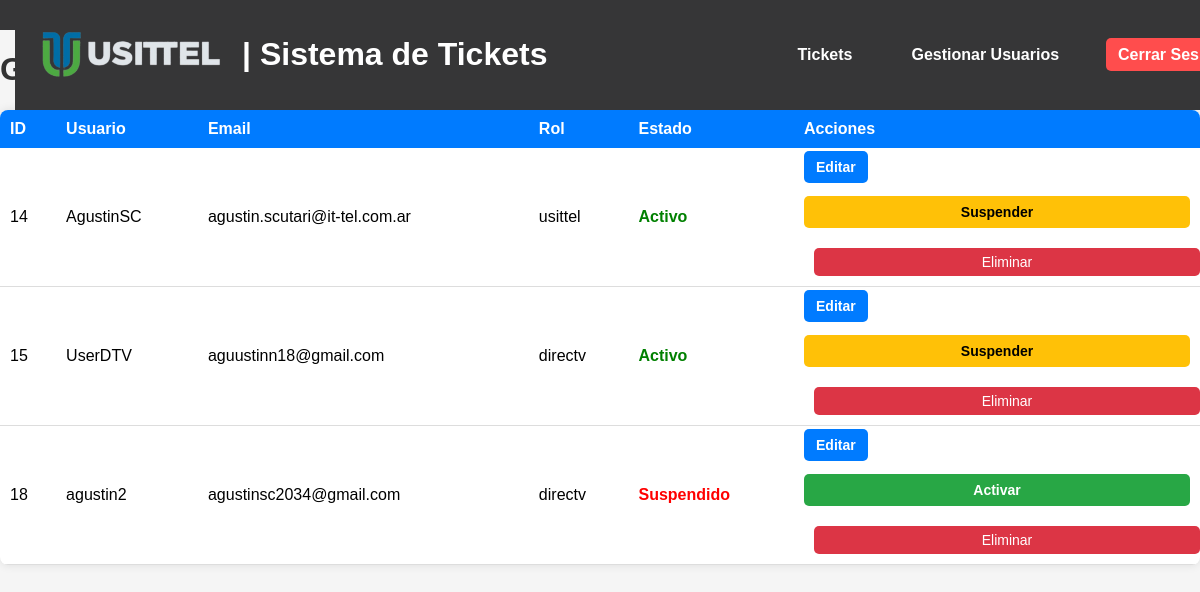
/users (signed in), run on an earlier commit of the app's database.
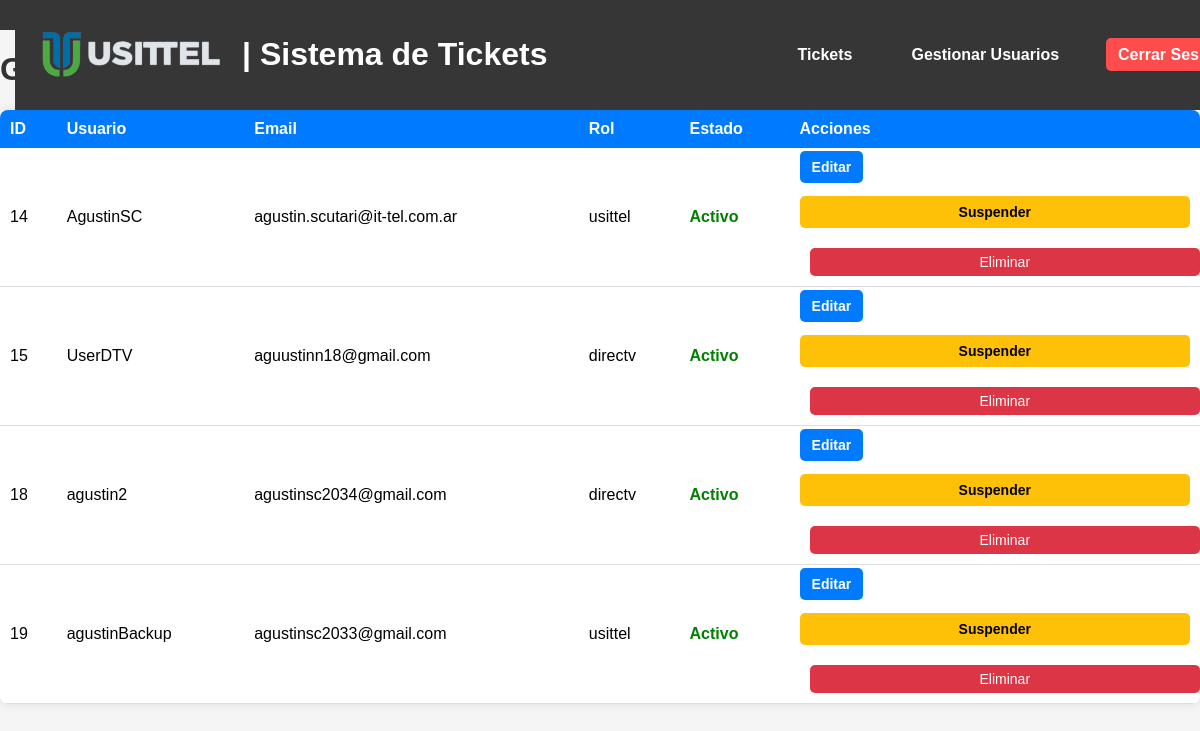
And on a later commit of the database.
### tables this page shows
CREATE TABLE "users" (
    id INTEGER PRIMARY KEY AUTOINCREMENT,
    username TEXT UNIQUE NOT NULL,
    password TEXT NOT NULL,
    email TEXT UNIQUE NOT NULL,
    role TEXT NOT NULL
, suspended INTEGER DEFAULT 0);

### app.py (the view)
@app.route('/users')
@login_required
def users():
    if current_user.role != 'usittel':
        flash("Acceso denegado.", "error")
        return redirect(url_for('tickets'))
    conn = get_db_connection()
    users = conn.execute('SELECT id, username, email, role, suspended FROM users').fetchall()
    conn.close()
    print("Usuarios cargados:", users)
    return render_template('users.html', users=users)

### app.py (called while the page is built)
def get_db_connection():
    conn = sqlite3.connect('database.db', timeout=10)  # Espera hasta 10 segundos si la base de datos está bloqueada
    conn.row_factory = sqlite3.Row
    return conn

@login_manager.user_loader
def load_user(user_id):
    conn = get_db_connection()
    user = conn.execute('SELECT * FROM users WHERE id = ?', (user_id,)).fetchone()
    conn.close()
    if user:
        return User(id=user['id'], username=user['username'], role=user['role'])
    return None

### templates/users.html (shortened to what this page needs)
{% extends "base.html" %}
{% block content %}
<h1>Gestión de Usuarios</h1>
<table>
    <thead>
        <tr>
            <th>ID</th>
            <th>Usuario</th>
            <th>Email</th>
            <th>Rol</th>
            <th>Estado</th>
            <th>Acciones</th>
        </tr>
    </thead>
    <tbody>
        {% for user in users %}
        <tr>
            <td>{{ user['id'] }}</td>
            <td>{{ user['username'] }}</td>
            <td>{{ user['email'] }}</td>
            <td>{{ user['role'] }}</td>
            <td>
                {% if user['suspended']|int == 1 %}
                <span style="color: red; font-weight: bold;">Suspendido</span>
                {% else %}
                <span style="color: green; font-weight: bold;">Activo</span>
                {% endif %}
            </td>
            <td>
                <a href="{{ url_for('edit_user', id=user['id']) }}" class="btn btn-edit">Editar</a>
                <form action="{{ url_for('suspend_user', id=user['id']) }}" method="POST" style="display:inline;">
                    {% if user['suspended'] == 0 %}
                    <button type="submit" class="btn btn-suspend confirm-suspend">Suspender</button>
                    {% else %}
                    <button type="submit" class="btn btn-activate confirm-suspend">Activar</button>
                    {% endif %}
                </form>
                <form action="{{ url_for('delete_user', id=user['id']) }}" method="POST" style="display:inline;">
                    <button type="submit" class="btn btn-delete confirm-delete">Eliminar</button>
                </form>
            </td>
        </tr>
        {% endfor %}
    </tbody>
</table>
{% endblock %}

### templates/base.html (shortened to what this page needs)
<!DOCTYPE html>
<html lang="es">
<head>
    <link rel="stylesheet" href="{{ url_for('static', filename='styles.css') }}">
</head>
<body>
    <header>
        {% include 'header.html' %}
    </header>
    <div class="container">
        {% block content %}{% endblock %}
    </div>
</body>
</html>

### templates/header.html (shortened to what this page needs)
<!DOCTYPE html>
<html lang="es">
<head>
    <link rel="stylesheet" href="{{ url_for('static', filename='styles.css') }}">
</head>
<body>
    <header class="navbar">
        <div class="container">
            <div class="logo-container">
                <img src="{{ url_for('static', filename='logo.png') }}" alt="Usittel Logo" class="logo-img">
                <h1 class="logo-text">| Sistema de Tickets</h1>
            </div>
            <nav>
                <ul>
                    <li><a href="{{ url_for('tickets') }}">Tickets</a></li>
                    {% if current_user.role == 'usittel' %}
                    <li><a href="{{ url_for('users') }}">Gestionar Usuarios</a></li>
                    {% endif %}
                    <li><a href="{{ url_for('logout') }}" class="logout-btn">Cerrar Sesión</a></li>
                </ul>
            </nav>
        </div>
    </header>
</body>
</html>

### static/styles.css (style rules this page uses)
body { font-family: Arial, sans-serif; margin: 0; padding: 0; background-color: #f5f5f5; }
header { background-color: #363637; color: white; padding: 15px; display: flex; justify-content: space-between; align-items: center; }
header nav a { color: white; text-decoration: none; margin-left: 15px; }
h1 { color: #333; }
button { width: 100%; background: #007bff; color: white; border: none; padding: 10px; margin-top: 20px; border-radius: 5px; cursor: pointer; font-size: 16px; }
.navbar nav ul { list-style: none; margin: 0; padding: 0; display: flex; }
.navbar nav ul li { margin-left: 20px; }
.navbar nav ul li a { color: white; text-decoration: none; font-size: 16px; }
.navbar { background: #363637; color: white; padding: 15px 20px; position: fixed; top: 0; width: 100%; z-index: 1000; display: flex; justify-content: center; align-items: center; }
.logo-text { color: white; }
.navbar .container { display: flex; justify-content: space-between; align-items: center; width: 100%; max-width: 1200px; margin: 0 auto; }
.logo-container { display: flex; align-items: center; }
.logo-img { height: 50px; margin-right: 15px; }
.navbar nav ul li a { color: white; text-decoration: none; font-size: 16px; font-weight: bold; padding: 8px 12px; transition: background 0.3s ease; border-radius: 5px; }
.logout-btn { background: #ff4d4d; padding: 8px 12px; border-radius: 5px; font-weight: bold; }
table { width: 100%; border-collapse: collapse; margin-top: 20px; background: white; box-shadow: 0px 0px 10px rgba(0, 0, 0, 0.1); border-radius: 8px; overflow: hidden; }
thead { background: #007bff; color: white; font-weight: bold; }
th { padding: 10px; cursor: pointer; text-align: left; }
td { padding: 10px; border-bottom: 1px solid #ddd; }
.btn { padding: 6px 12px; border: none; cursor: pointer; font-size: 14px; border-radius: 5px; text-decoration: none; }
.btn-delete { background: #dc3545; color: white; margin-left: 10px; }
.btn-edit { background: #ffc107; color: black; padding: 8px 12px; border-radius: 5px; font-weight: bold; text-decoration: none; }
.btn-suspend { background: #ffa500; color: white; padding: 8px 12px; border-radius: 5px; font-weight: bold; }
.btn-suspend { background-color: #ffc107; color: black; padding: 8px 12px; border: none; border-radius: 5px; cursor: pointer; font-size: 14px; font-weight: bold; transition: 0.3s ease; }
.btn-edit { background-color: #007bff; color: white; padding: 8px 12px; border: none; border-radius: 5px; cursor: pointer; font-size: 14px; font-weight: bold; transition: 0.3s ease; }

What changed in the data, as far as the page shows it:
changed users "agustin2": suspended "Suspendido Activar" → "Activo Suspender"
added users: id "19", username "agustinBackup", email "agustinsc2033@gmail.com", role "usittel", suspended "Activo"
